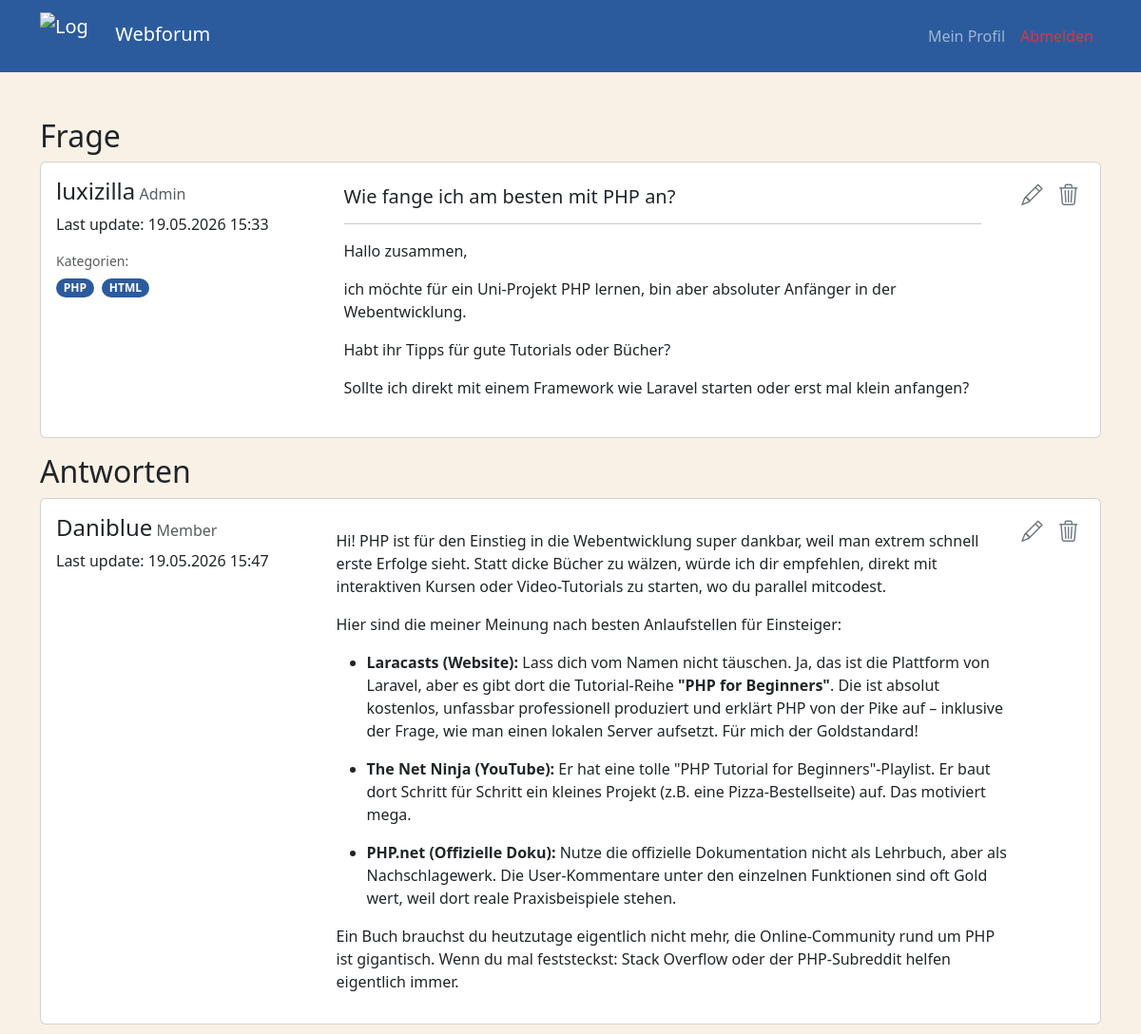
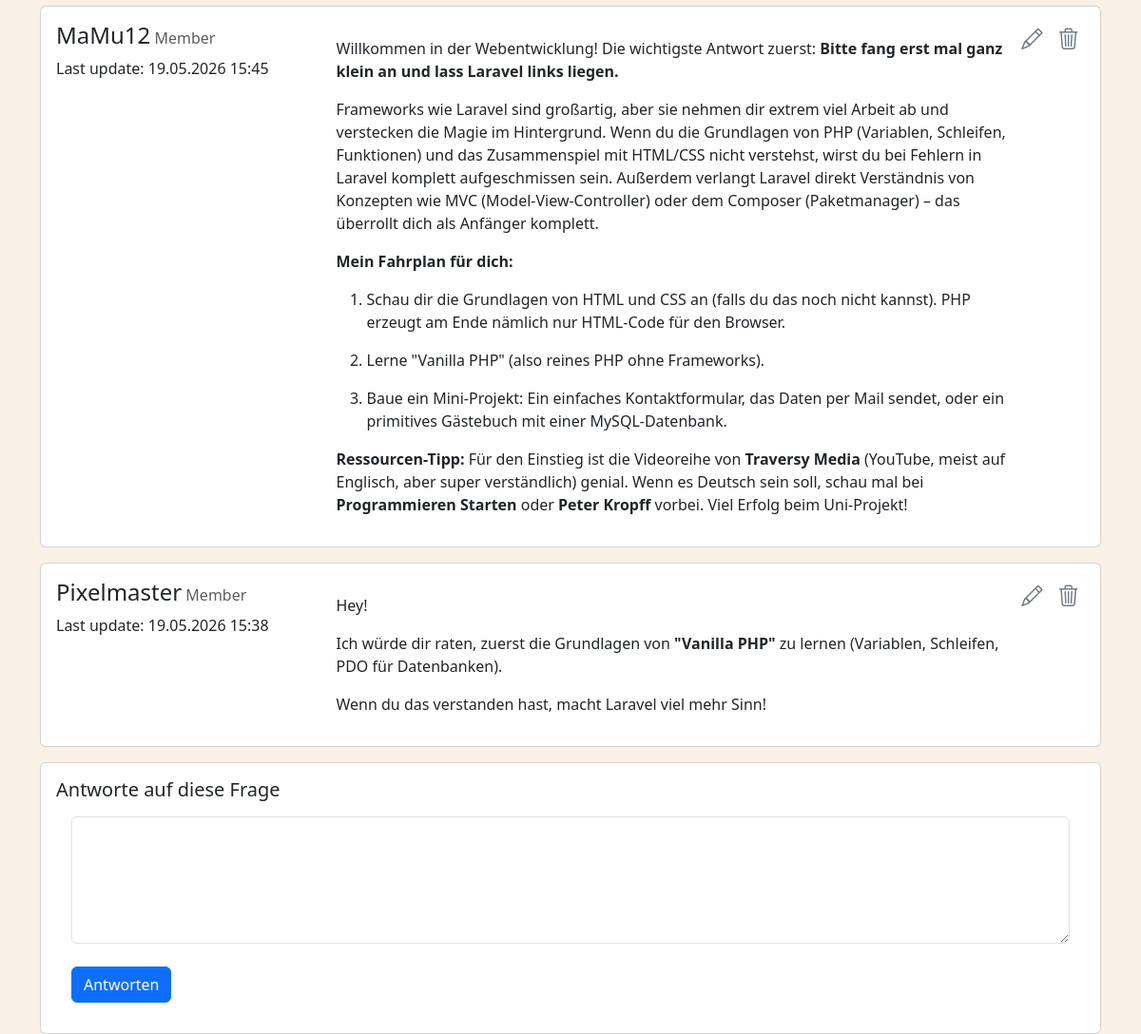
The page /beitrag.php?id=32 (signed in) on the database its author committed (2 pictures, top to bottom).
### tables this page shows
CREATE TABLE `Beitrag` (
  `BeitragID` int(10) UNSIGNED NOT NULL,
  `Erstellungsdatum` timestamp NOT NULL DEFAULT current_timestamp() ON UPDATE current_timestamp(),
  `Titel` varchar(100) NOT NULL,
  `Textinhalt` varchar(10000) NOT NULL,
  `ParentID` int(10) UNSIGNED DEFAULT NULL,
  `NutzerID` int(10) UNSIGNED NOT NULL
);

CREATE TABLE `Nutzer` (
  `NutzerID` int(10) UNSIGNED NOT NULL,
  `Benutzername` varchar(50) NOT NULL,
  `Email` varchar(100) NOT NULL,
  `PasswordHash` varchar(255) NOT NULL,
  `Vorname` varchar(100) NOT NULL,
  `Nachname` varchar(100) NOT NULL,
  `RollenID` int(10) UNSIGNED NOT NULL
);

CREATE TABLE `Rollen` (
  `RollenID` int(11) UNSIGNED NOT NULL,
  `Bezeichnung` varchar(500) NOT NULL,
  `Berechtigung` varchar(50) NOT NULL
);

CREATE TABLE `Thema` (
  `ThemenID` int(10) UNSIGNED NOT NULL,
  `NutzerID` int(10) UNSIGNED NOT NULL,
  `Kategorie` varchar(50) NOT NULL
);

### src/beitrag.php (the view, shortened to what this page needs)
<?php
include 'connection.php';
if (isset($_GET['id']) && is_numeric($_GET['id'])) {
    $beitragID = $_GET['id'];
    $sqlBeitragFrage = $con->prepare("SELECT Beitrag.*, Nutzer.Benutzername, Rollen.Berechtigung FROM Beitrag JOIN Nutzer ON Beitrag.NutzerID = Nutzer.NutzerID JOIN Rollen ON Nutzer.RollenID = Rollen.RollenID WHERE Beitrag.BeitragID = ? AND Beitrag.ParentID is NULL");
    $sqlBeitragFrage->bind_param("i", $beitragID);
    $sqlBeitragFrage->execute();
    $sqlReturnFrage = $sqlBeitragFrage->get_result();
    if ($sqlReturnFrage->num_rows === 1) {
        $beitragData = $sqlReturnFrage->fetch_assoc();
    } else {
        $_SESSION['meldung'] = "<div class='alert alert-danger mb-3'>Dieser Beitrag existiert nicht (mehr).</div>";
        header("Location: index.php");
        exit();
    }
    $sqlKategorien = $con->prepare("SELECT Thema.Kategorie FROM Thema JOIN BeitragKategorie ON Thema.ThemenID = BeitragKategorie.ThemenID WHERE BeitragKategorie.BeitragID = ?");
    $sqlKategorien->bind_param("i", $beitragID);
    $sqlKategorien->execute();
    $resKategorien = $sqlKategorien->get_result();
    $sqlBeitragAntwort = $con->prepare("SELECT Beitrag.*, Nutzer.Benutzername, Rollen.Berechtigung FROM Beitrag JOIN Nutzer ON Beitrag.NutzerID = Nutzer.NutzerID JOIN Rollen ON Nutzer.RollenID = Rollen.RollenID WHERE Beitrag.ParentID= ? ORDER BY Erstellungsdatum DESC");
    $sqlBeitragAntwort->bind_param("i", $beitragID);
    $sqlBeitragAntwort->execute();
    $sqlReturnAntwort = $sqlBeitragAntwort->get_result();
    $rollenID = 1;
    if (isset($_SESSION['userID'])) {
        $sqlBenutzerRolle = $con->prepare("SELECT RollenID FROM Nutzer WHERE NutzerID= ?");
        $sqlBenutzerRolle->bind_param('i', $_SESSION['userID']);
        $sqlBenutzerRolle->execute();
        $benutzerRolleRow = ($sqlBenutzerRolle->get_result())->fetch_assoc();
        $rollenID = (int) $benutzerRolleRow['RollenID'];
    }
}
?>
<!DOCTYPE html>
<html lang="de">
<head>
    <link href="https://cdn.jsdelivr.net/npm/bootstrap@5.3.8/dist/css/bootstrap.min.css" rel="stylesheet"
>
    <link rel="stylesheet" href="style.css">
    <link rel="stylesheet" href="https://cdn.jsdelivr.net/npm/bootstrap-icons@1.13.1/font/bootstrap-icons.min.css">
</head>
<body>
    <nav class="navbar navbar-expand-lg navbar-dark">
        <div class="container">
            <a class="navbar-brand" href="index.php">
                <img src="./pictures/Logo-Webforum.png" alt="Logo" width="50" height="50"
                    class="d-inline-block align-text-center me-4">
                Webforum
            </a>
            <div class="collapse navbar-collapse" id="navbarNavAltMarkup">
                <div class="navbar-nav ms-auto">
                    <?php if (isset($_SESSION['userID'])): ?>
                        <a class="nav-link" href="profil.php">Mein Profil</a>
                        <a class="nav-link text-danger" href="logout.php">Abmelden</a>
                    <?php else: ?>
                        <a class="nav-link" href="login.php">Anmelden</a>
                    <?php endif; ?>
                </div>
            </div>
        </div>
    </nav>
    <div class="container d-flex flex-column justify-content-center mt-5">
        <h2>Frage</h2>
        <div class="card mb-3 w-100">
        <?php if ((isset($_SESSION['userID']) && $beitragData['NutzerID'] === $_SESSION['userID']) || $rollenID === 2): ?>
                <div class="position-absolute top-0 end-0 d-flex">
                    <form method="post" class="py-3 pe-1">
                        <button type="submit" name="btnEditQuestion" class="btn-delete-icon" aria-label="Bearbeiten"
                        value="<?= $beitragID ?>">
                            <i class="bi bi-pencil"></i>
                        </button>
                    </form>
                    <form method="post" class="py-3 pe-3"
                        onsubmit="return confirm('Möchtest du diesen Beitrag wirklich löschen?');">
                        <button type="submit" name="btnDelete" class="btn-delete-icon" aria-label="Löschen">
                            <i class="bi bi-trash3"></i>
                        </button>
                    </form>
                </div>
            <?php endif; ?>
            <div class="row g-0">
                <div class="col-md-3 ms-3 mt-3 ">
                    <h4><?= htmlspecialchars($beitragData['Benutzername']) ?><small class="text-muted fs-6">
                            <?= htmlspecialchars($beitragData['Berechtigung']) ?></small></h4>
                    <p>Last update: <?= date("d.m.Y H:i", strtotime($beitragData['Erstellungsdatum'])) ?></p>
                    <div class="mt-2">
                        <p class="small text-muted mb-1">Kategorien:</p>
                        <?php if ($resKategorien->num_rows > 0): ?>
                            <?php while ($kat = $resKategorien->fetch_assoc()): ?>
                                <span class="badge rounded-pill me-1 kategorie-pille">
                                    <?= htmlspecialchars($kat['Kategorie']) ?>
                                </span>
                            <?php endwhile; ?>
                        <?php else: ?>
                            <span class="text-muted small">Keine Kategorien</span>
                        <?php endif; ?>
                    </div>
                </div>
            <?php if (isset($_SESSION['questionEdit']) && $_SESSION['questionEdit']): ?>
                    <div class="col-md-8">
                        <div class="card-body">
                            <form method="post" class="m-3">
                                <div class="mb-4">
                                    <input class="form-control" rows="5" id="FrageTitelEdit" name="FrageTitelEdit"
                                        value="<?= htmlspecialchars($beitragData['Titel']) ?>"></input>
                                </div>
                                <div class="mb-4">
                                    <textarea class="form-control" rows="5" id="FrageEdit"
                                        name="FrageEdit"><?= $beitragData['Textinhalt'] ?></textarea>
                                </div>
                                <button type="submit" class="btn btn-primary" name="btnEditQuestionSave">Speichern</button>
                            </form>
                        </div>
                    </div>
                <?php else: ?>
                    <div class="col-md-8 position-relative">
                        <div class="card-body p-4 pe-5">
                            <h5 class="card-title"><?= htmlspecialchars($beitragData['Titel']) ?></h5>
                            <hr>
                            <p class="card-text">
                                <?= $beitragData['Textinhalt'] ?>
                            </p>
                        </div>
                    </div>
                <?php endif; ?>
            </div>
        </div>
        <h2>Antworten</h2>
        <?php if ($sqlReturnAntwort->num_rows > 0): ?>
            <?php while ($row = $sqlReturnAntwort->fetch_assoc()): ?>
                <?php if (isset($_SESSION['answerID']) && $_SESSION['answerID'] === $row['BeitragID']): ?>
                    <div class="card mb-3 w-100">
                        <div class="row g-0">
                            <div class="col-md-3 ms-3 mt-3">
                                <h4><?= htmlspecialchars($row['Benutzername']) ?><small class="text-muted fs-6">
                                        <?= htmlspecialchars($row['Berechtigung']) ?></small></h4>
                                <p>Last update: <?= date("d.m.Y H:i", strtotime($row['Erstellungsdatum'])) ?></p>
                            </div>
                            <div class="col-md-8">
                                <div class="card-body">
                                    <form method="post" class="m-3">
                                        <div class="mb-4">
                                            <textarea class="form-control" rows="5" id="AntwortEdit"
                                                name="AntwortEdit"><?= $row['Textinhalt'] ?></textarea>
                                        </div>
                                        <button type="submit" class="btn btn-primary" name="btnEditAnswerSave"
                                            value="<?= $row['BeitragID'] ?>">Speichern</button>
                                    </form>
                                </div>
                            </div>
                        </div>
                    </div>
                <?php else: ?>
                    <div class="card mb-3 w-100">
                        <?php if ($row['NutzerID'] === $_SESSION['userID'] || $rollenID === 2): ?>
                            <div class="position-absolute top-0 end-0 d-flex">
                                <form method="post" class="py-3 pe-1">
                                    <button type="submit" name="btnEditAnswer" class="btn-delete-icon" aria-label="Bearbeiten"
                                        value="<?= $row['BeitragID'] ?>">
                                        <i class="bi bi-pencil"></i>
                                    </button>
                                </form>
                                <form method="post" class="py-3 pe-3"
                                    onsubmit="return confirm('Möchtest du diesen Beitrag wirklich löschen?');">
                                    <button type="submit" name="btnDeleteAnswer" class="btn-delete-icon" aria-label="Löschen"
                                        value="<?= $row['BeitragID'] ?>">
                                        <i class="bi bi-trash3"></i>
                                    </button>
                                </form>
                            </div>
                        <?php endif; ?>
                        <div class="row g-0">
                            <div class="col-md-3 ms-3 mt-3">
                                <h4><?= htmlspecialchars($row['Benutzername']) ?><small class="text-muted fs-6">
                                        <?= htmlspecialchars($row['Berechtigung']) ?></small></h4>
                                <p>Last update: <?= date("d.m.Y H:i", strtotime($row['Erstellungsdatum'])) ?></p>
                            </div>
                            <div class="col-md-8">
                                <div class="card-body">
                                    <p class="card-text"><?= $row['Textinhalt'] ?>
                                    </p>
                                </div>
                            </div>
                        </div>
                    </div>
                <?php endif; ?>
            <?php endwhile; ?>
        <?php else: ?>
            <div class="card mb-3">
                <p class="text-center mb-2 mt-2">Bisher gibt es keine Antworten.</p>
            </div>
        <?php endif; ?>
        <?php if (isset($_SESSION['userID'])): ?>
            <div class="card w-100">
                <div class="card-body">
                    <h5 class="card-title">Antworte auf diese Frage</h5>
                    <div class="card-text">
                        <form method="post" class="m-3">
                            <div class="mb-4">
                                <textarea class="form-control" rows="5" id="Antwort" name="Antwort"></textarea>
                            </div>
                            <button type="submit" class="btn btn-primary" name="btnAntwort">Antworten</button>
                        </form>
                    </div>
                </div>
            </div>
        <?php endif; ?>
    </div>
</body>

### src/style.css (style rules this page uses)
body { background-color: rgb(249, 241, 230); }
.navbar { background-color: rgb(44, 91, 157); }
.kategorie-pille { --bs-badge-bg: rgb(44, 91, 157); background-color: var(--bs-badge-bg) !important; }
.btn-delete-icon { background: none; border: none; color: #6c757d; font-size: 1.4rem; cursor: pointer; }

### rows shown on the page
beitrag: NutzerID.Benutzername "luxizilla", rollen.Berechtigung "Admin", Erstellungsdatum "19.05.2026 15:33", Titel "Wie fange ich am besten mit PHP an?", Textinhalt "Hallo zusammen, ich möchte für ein Uni-Projekt PHP lernen, bin aber absoluter Anfänger in der Webentwicklung. Habt ihr Tipps für gute Tutorials oder Bücher? Sollte ich direkt mit einem Framework wie Laravel starten oder erst mal klein anfangen?"
thema: Kategorie "PHP"
thema: Kategorie "HTML"
beitrag: $row['BeitragID'] 39 (drawn), NutzerID.Benutzername "Daniblue", rollen.Berechtigung "Member", Erstellungsdatum "19.05.2026 15:47", Textinhalt "Hi! PHP ist für den Einstieg in die Webentwicklung super dankbar, weil man extrem schnell erste Erfolge sieht. Statt dicke Bücher zu wälzen, würde ich dir empfehlen, direkt mit interaktiven Kursen oder Video-Tutorials zu starten, wo du parallel mitcodest. Hier sind die meiner Meinung nach besten Anlaufstellen für Einsteiger: Laracasts (Website): Lass dich vom Namen nicht täuschen. Ja, das ist die Plattform von Laravel, aber es gibt dort die Tutorial-Reihe \"PHP for Beginners\" . Die ist absolut kostenlos, unfassbar professionell produziert und erklärt PHP von der Pike auf – inklusive der Frage, wie man einen lokalen Server aufsetzt. Für mich der Goldstandard! The Net Ninja (YouTube): Er hat…"
beitrag: $row['BeitragID'] 37 (drawn), NutzerID.Benutzername "MaMu12", rollen.Berechtigung "Member", Erstellungsdatum "19.05.2026 15:45", Textinhalt "Willkommen in der Webentwicklung! Die wichtigste Antwort zuerst: Bitte fang erst mal ganz klein an und lass Laravel links liegen. Frameworks wie Laravel sind großartig, aber sie nehmen dir extrem viel Arbeit ab und verstecken die Magie im Hintergrund. Wenn du die Grundlagen von PHP (Variablen, Schleifen, Funktionen) und das Zusammenspiel mit HTML/CSS nicht verstehst, wirst du bei Fehlern in Laravel komplett aufgeschmissen sein. Außerdem verlangt Laravel direkt Verständnis von Konzepten wie MVC (Model-View-Controller) oder dem Composer (Paketmanager) – das überrollt dich als Anfänger komplett. Mein Fahrplan für dich: Schau dir die Grundlagen von HTML und CSS an (falls du das noch nicht…"
beitrag: $row['BeitragID'] 33 (drawn), NutzerID.Benutzername "Pixelmaster", rollen.Berechtigung "Member", Erstellungsdatum "19.05.2026 15:38", Textinhalt "Hey! Ich würde dir raten, zuerst die Grundlagen von \"Vanilla PHP\" zu lernen (Variablen, Schleifen, PDO für Datenbanken). Wenn du das verstanden hast, macht Laravel viel mehr Sinn!"
